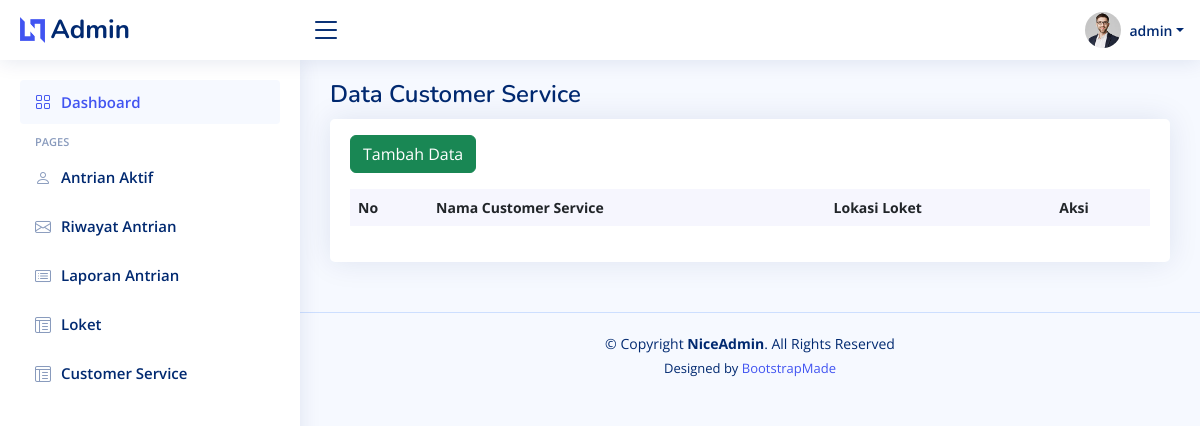
The page /admin/staff.php (signed in) on the database as committed earlier.
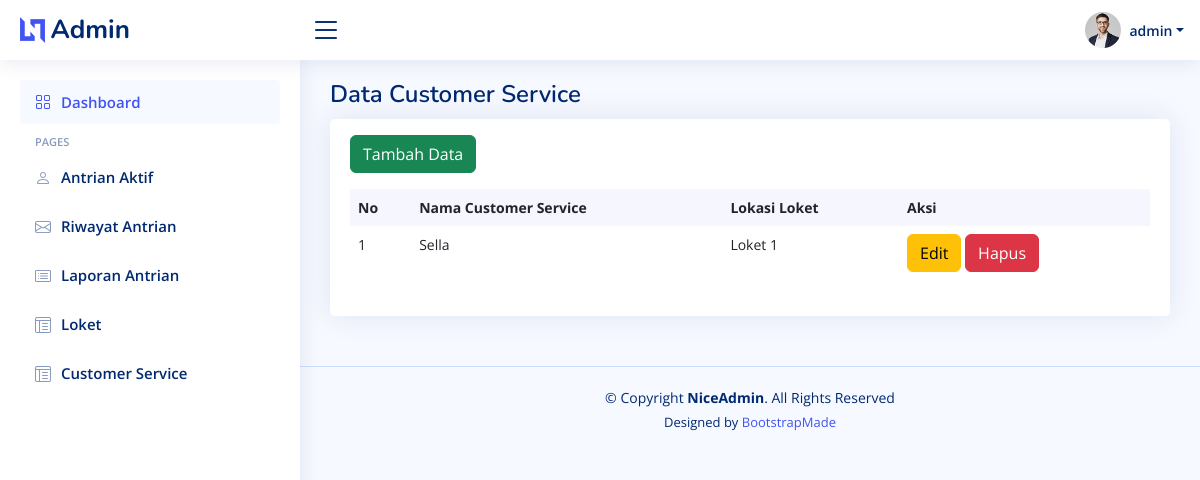
The same page on the database as committed later.
### tables this page shows
CREATE TABLE `staff` (
  `id` int(11) NOT NULL,
  `nama` varchar(255) NOT NULL,
  `username` varchar(255) NOT NULL,
  `password` varchar(255) NOT NULL,
  `id_loket` int(11) NOT NULL
);

CREATE TABLE `loket` (
  `id` int(11) NOT NULL,
  `nama` varchar(255) NOT NULL
);

### admin/staff.php (the view, shortened to what this page needs)
<?php
include '../koneksi.php';
?>
<!DOCTYPE html>
<html lang="en">
<head>
  <link href="../assets/vendor/bootstrap/css/bootstrap.min.css" rel="stylesheet">
  <link href="../assets/vendor/bootstrap-icons/bootstrap-icons.css" rel="stylesheet">
  <link href="../assets/vendor/boxicons/css/boxicons.min.css" rel="stylesheet">
  <link href="../assets/vendor/quill/quill.snow.css" rel="stylesheet">
  <link href="../assets/vendor/quill/quill.bubble.css" rel="stylesheet">
  <link href="../assets/vendor/remixicon/remixicon.css" rel="stylesheet">
  <link href="../assets/vendor/simple-datatables/style.css" rel="stylesheet">
  <link href="../assets/css/style.css" rel="stylesheet">
</head>
<body>
  <header id="header" class="header fixed-top d-flex align-items-center">
    <div class="d-flex align-items-center justify-content-between">
      <a href="index.html" class="logo d-flex align-items-center">
        <img src="assets/img/logo.png" alt="">
        <span class="d-none d-lg-block">Admin</span>
      </a>
      <i class="bi bi-list toggle-sidebar-btn"></i>
    </div>
    <nav class="header-nav ms-auto">
      <ul class="d-flex align-items-center">
        <li class="nav-item dropdown pe-3">
          <a class="nav-link nav-profile d-flex align-items-center pe-0" href="#" data-bs-toggle="dropdown">
            <img src="../assets/img/profile-img.jpg" alt="Profile" class="rounded-circle">
            <span class="d-none d-md-block dropdown-toggle ps-2"><?= $_SESSION['nama_admin'] ?></span>
          </a>
        </li>
      </ul>
    </nav>
  </header>
  <aside id="sidebar" class="sidebar">
    <ul class="sidebar-nav" id="sidebar-nav">
      <li class="nav-item">
        <a class="nav-link " href="index.php">
          <i class="bi bi-grid"></i>
          <span>Dashboard</span>
        </a>
      </li>
      <li class="nav-heading">Pages</li>
      <li class="nav-item">
        <a class="nav-link collapsed" href="antrian-aktif.php">
          <i class="bi bi-person"></i>
          <span>Antrian Aktif</span>
        </a>
      </li>
      <li class="nav-item">
        <a class="nav-link collapsed" href="riwayat-antrian.php">
          <i class="bi bi-envelope"></i>
          <span>Riwayat Antrian</span>
        </a>
      </li>
      <li class="nav-item">
        <a class="nav-link collapsed" href="laporan-antrian.php">
          <i class="bi bi-card-list"></i>
          <span>Laporan Antrian</span>
        </a>
      </li>
      <li class="nav-item">
        <a class="nav-link collapsed" href="loket.php">
          <i class="bi bi-layout-text-window-reverse"></i>
          <span>Loket</span>
        </a>
      </li>
      <li class="nav-item">
        <a class="nav-link collapsed" href="staff.php">
          <i class="bi bi-layout-text-window-reverse"></i>
          <span>Customer Service</span>
        </a>
      </li>
    </ul>
  </aside>
  <main id="main" class="main">
    <div class="pagetitle">
      <h1>Data Customer Service</h1>
    </div>
    <section class="section dashboard">
      <div class="row">
            <div class="col-12">
              <div class="card recent-sales overflow-auto">
                  <div class="card-body">
                  <a class="btn btn-success mb-3 mt-3" href="tambahstaff.php">Tambah Data</a>
                  <table class="table table-borderless datatable">
                    <thead>
                      <tr>
                        <th scope="col">No</th>
                        <th scope="col">Nama Customer Service</th>
                        <th scope="col">Lokasi Loket</th>
                        <th scope="col">Aksi</th>
                      </tr>
                    </thead>
                    <tbody>
                    <?php
                        $no = 1;
                        $tampil = mysqli_query($koneksi, "SELECT
                            staff.id,
                            staff.nama AS staff_nama,
                            loket.id AS loket_id,
                            loket.nama AS loket_nama
                        FROM
                            staff
                        JOIN
                            loket ON staff.id_loket = loket.id
                        ");
                        while($data = mysqli_fetch_array($tampil)):
                    ?>
                      <tr>
                        <td><?= $no++ ?></td>
                        <td><?= $data['staff_nama'] ?></td>
                        <td><?= $data['loket_nama'] ?></td>
                        <td>
                            <a href="editstaff.php?hal=edit&id=<?= $data['id'] ?>" class="btn btn-warning">Edit</a>
                            <a href="staff.php?hal=hapus&id=<?= $data['id'] ?>" onclick="return confirm('Apakah Anda Yakin Ingin Menghapus Data?')" class="btn btn-danger">Hapus</a>
                        </td>
                      </tr>
                      <?php
                        endwhile;
                      ?>
                    </tbody>
                  </table>
                </div>
              </div>
            </div>
          </div>
    </section>
  </main>
  <footer id="footer" class="footer">
    <div class="copyright">
      &copy; Copyright <strong><span>NiceAdmin</span></strong>. All Rights Reserved
    </div>
    <div class="credits">
      Designed by <a href="https://bootstrapmade.com/">BootstrapMade</a>
    </div>
  </footer>
</body>
</html>

### assets/css/style.css (style rules this page uses)
:root { scroll-behavior: smooth; }
body { font-family: "Open Sans", sans-serif; background: #f6f9ff; color: #444444; }
a { color: #4154f1; text-decoration: none; }
h1, h2, h3, h4, h5, h6 { font-family: "Nunito", sans-serif; }
#main { margin-top: 60px; padding: 20px 30px; transition: all 0.3s; }
.pagetitle { margin-bottom: 10px; }
.pagetitle h1 { font-size: 24px; margin-bottom: 0; font-weight: 600; color: #012970; }
.card { margin-bottom: 30px; border: none; border-radius: 5px; box-shadow: 0px 0 30px rgba(1, 41, 112, 0.1); }
.card-body { padding: 0 20px 20px 20px; }
.logo { line-height: 1; }
@media (min-width: 1200px) { .logo { width: 280px; } }
.logo img { max-height: 26px; margin-right: 6px; }
.logo span { font-size: 26px; font-weight: 700; color: #012970; font-family: "Nunito", sans-serif; }
.header { transition: all 0.5s; z-index: 997; height: 60px; box-shadow: 0px 2px 20px rgba(1, 41, 112, 0.1); background-color: #fff; padding-left: 20px; }
.header .toggle-sidebar-btn { font-size: 32px; padding-left: 10px; cursor: pointer; color: #012970; }
.header-nav ul { list-style: none; }
.header-nav>ul { margin: 0; padding: 0; }
.header-nav .nav-profile { color: #012970; }
.header-nav .nav-profile img { max-height: 36px; }
.header-nav .nav-profile span { font-size: 14px; font-weight: 600; }
.sidebar { position: fixed; top: 60px; left: 0; bottom: 0; width: 300px; z-index: 996; transition: all 0.3s; padding: 20px; overflow-y: auto; scrollbar-width: thin; scrollbar-color: #aab7cf transparent; box-shadow: 0px 0px 20px rgba(1, 41, 112, 0.1); background-color: #fff; }
@media (min-width: 1200px) { #main, #footer { margin-left: 300px; } }
.sidebar-nav { padding: 0; margin: 0; list-style: none; }
.sidebar-nav li { padding: 0; margin: 0; list-style: none; }
.sidebar-nav .nav-item { margin-bottom: 5px; }
.sidebar-nav .nav-heading { font-size: 11px; text-transform: uppercase; color: #899bbd; font-weight: 600; margin: 10px 0 5px 15px; }
.sidebar-nav .nav-link { display: flex; align-items: center; font-size: 15px; font-weight: 600; color: #4154f1; transition: 0.3; background: #f6f9ff; padding: 10px 15px; border-radius: 4px; }
.sidebar-nav .nav-link i { font-size: 16px; margin-right: 10px; color: #4154f1; }
.sidebar-nav .nav-link.collapsed { color: #012970; background: #fff; }
.sidebar-nav .nav-link.collapsed i { color: #899bbd; }
.dashboard .recent-sales { font-size: 14px; }
.dashboard .recent-sales .table thead { background: #f6f6fe; }
.dashboard .recent-sales .table thead th { border: 0; }
.footer { padding: 20px 0; font-size: 14px; transition: all 0.3s; border-top: 1px solid #cddfff; }
.footer .copyright { text-align: center; color: #012970; }
.footer .credits { padding-top: 5px; text-align: center; font-size: 13px; color: #012970; }

Rows that differ between the two databases and show on the page:
added staff: nama "Sella", id_loket.nama "Loket 1"
